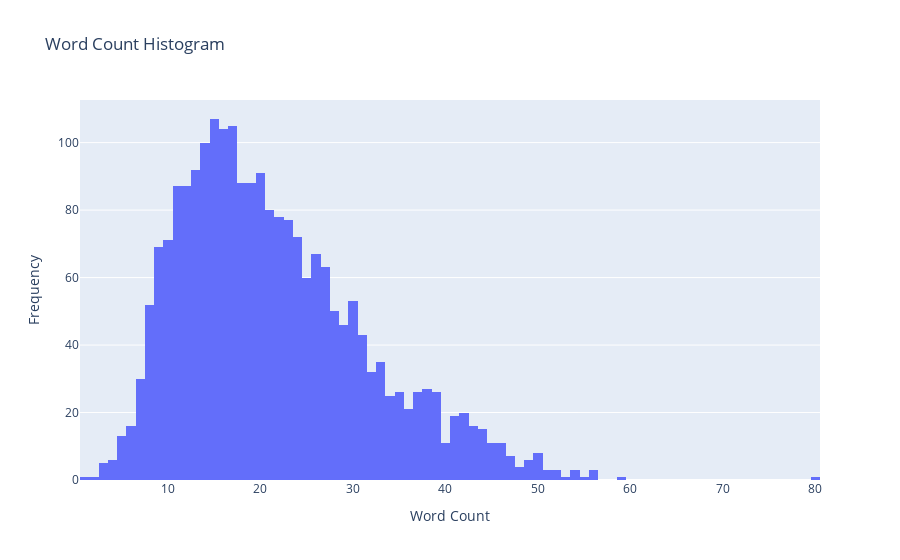

The notebook cell this image was saved under:
### Code cell
#follolwing histogram shows the frequency of words in the news.The number of words seems to vary from 5 to 50
word_counts = df_all['text'].str.split().map(lambda x: len(x))

fig = px.histogram(x=word_counts, title="Word Count Histogram")
fig.update_layout(xaxis_title="Word Count", yaxis_title="Frequency")
fig.show()

### Figure 1 — Plotly figure (JSON) as saved in the notebook; plotly's stock layout.template omitted (floating-point values rounded to 4 significant figures; data arrays with more than 128 entries replaced by an {"elided": "..."} marker saying what was removed)
{"data": [{"alignmentgroup": "True", "bingroup": "x", "hovertemplate": "x=%{x}<br>count=%{y}<extra></extra>", "legendgroup": "", "marker": {"color": "#636efa", "pattern": {"shape": ""}}, "name": "", "offsetgroup": "", "orientation": "v", "showlegend": false, "type": "histogram", "x": {"elided": "2264 int values"}, "xaxis": "x", "yaxis": "y"}], "layout": {"autosize": true, "barmode": "relative", "legend": {"tracegroupgap": 0}, "title": {"text": "Word Count Histogram"}, "xaxis": {"anchor": "y", "autorange": true, "domain": [0, 1], "range": [0.5, 80.5], "title": {"text": "Word Count"}, "type": "linear"}, "yaxis": {"anchor": "x", "autorange": true, "domain": [0, 1], "range": [0, 112.6], "title": {"text": "Frequency"}}}}
